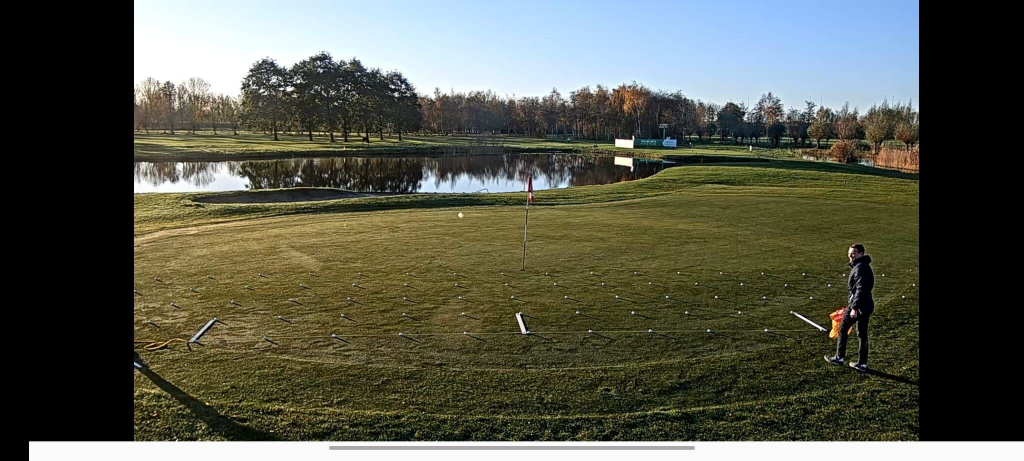
#> input picture references/Image from iOS.jpg, 2048 x 921 px (shown at 1/2 size)
$ python -i ObjectDetection.py   (imports and definitions only)
#> lines starting #> are read from the running program, lines starting #| are printed output that depends on the picture; after the words box and inside, x2 and y2 are one past the last pixel; in counts of white or black regions, pixels touching at a corner belong together
import os
import cv2
import numpy as np
import configparser

class ObjectDetection:
    def __init__(self, img_path):

        # Load config data from config file
#> called with img_path = '../references/Image from iOS.jpg'
        configParser = configparser.ConfigParser()
        configFilePath = os.path.join(os.path.dirname(__file__), '..', 'config', 'config.txt')
        configParser.read(configFilePath)

        self.img_path = img_path
        self.img = cv2.imread(img_path)
#> self.img is the input picture: shape (921, 2048, 3); mean B, G, R 76.2, 88.8, 86.6
        self.img_name,_ = os.path.splitext(os.path.basename(img_path))


    # [27 lines left out: function draw_lines, not called in this run]


    def findAceHole(self):
        image = self.img.copy()
        image = image[500:self.img.shape[0]-100, 300:self.img.shape[1]-300]
        cv2.imwrite("image.jpg", image)
        gray = cv2.cvtColor(image,cv2.COLOR_BGR2GRAY)
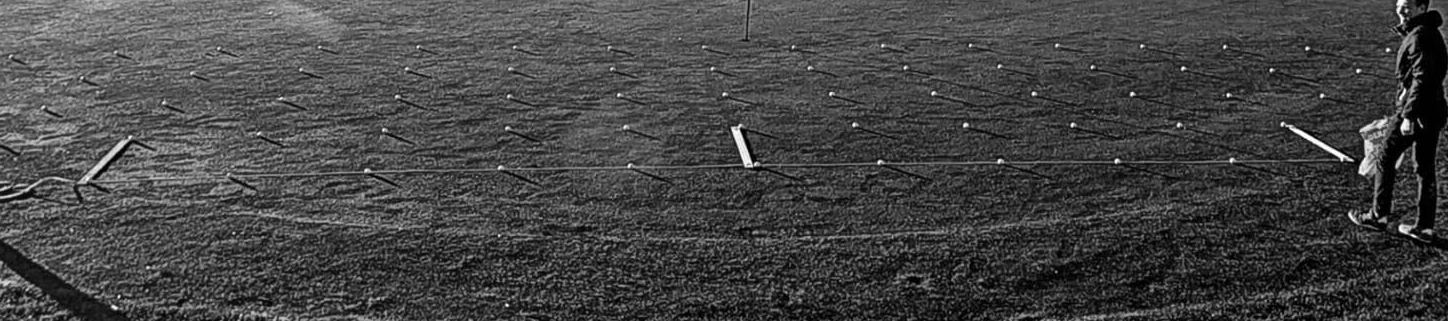
#> gray: shape (321, 1448); min 0, max 255, mean 69.6
        cv2.imwrite("0gray.jpg", gray)

        element = np.ones((6,6))
        erode = cv2.erode(gray, element)
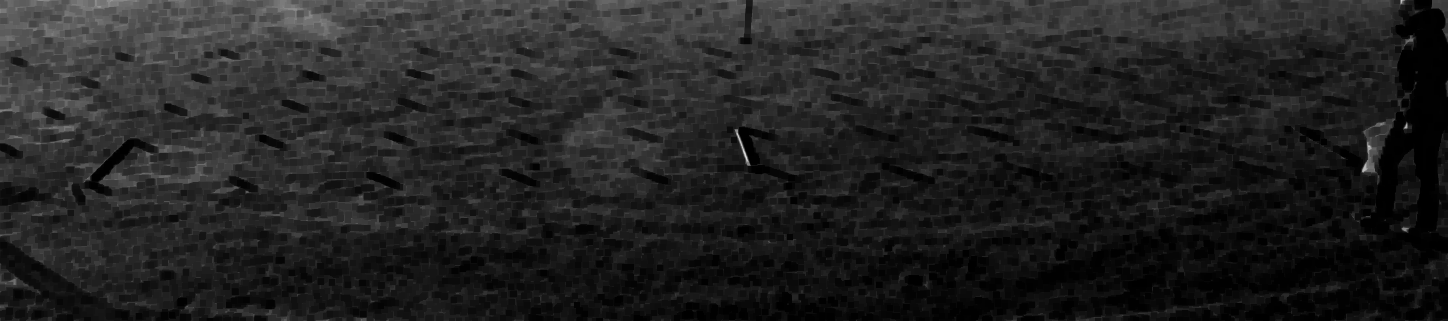
#> erode: shape (321, 1448); min 0, max 219, mean 34.7
        cv2.imwrite("1erodedtresh.jpg", erode)

        # [17 lines of commented-out code are left out]
        blur = cv2.GaussianBlur(erode, (0,0), sigmaX=125, sigmaY=125)
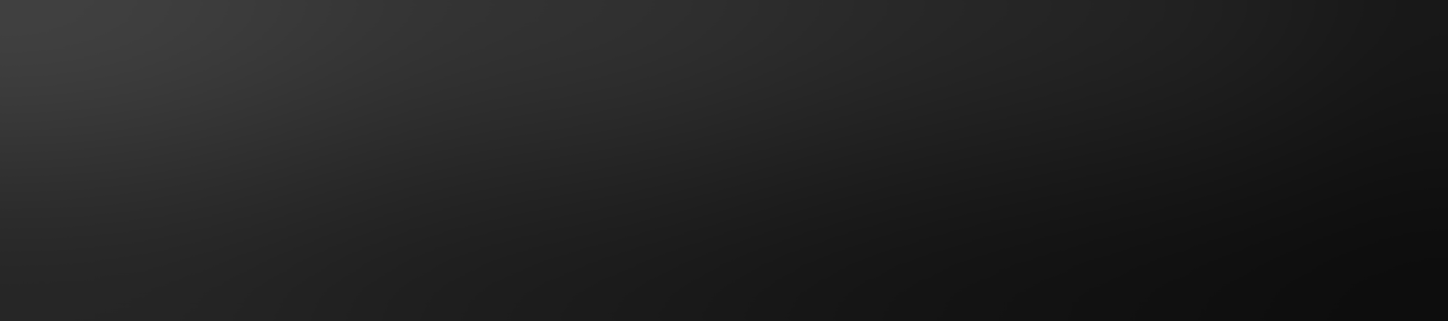
#> blur: shape (321, 1448); min 12, max 64, mean 34.6
        cv2.imwrite("2blur.jpg", blur)

        # divide
        divide = cv2.divide(gray, blur, scale=255)
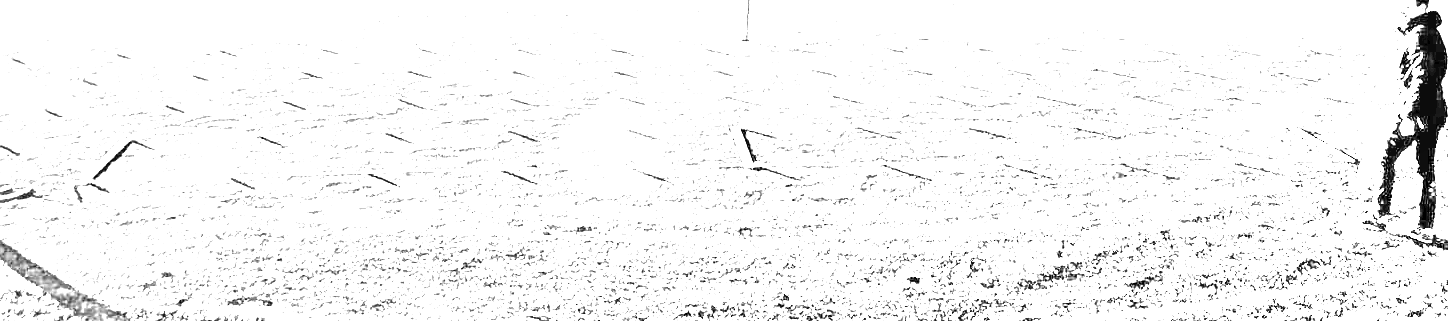
#> divide: shape (321, 1448); min 0, max 255, mean 245.3
        cv2.imwrite("3divide.jpg", divide)

        # otsu threshold
        thresh = cv2.threshold(divide, 0, 255, cv2.THRESH_BINARY+cv2.THRESH_OTSU)[1]
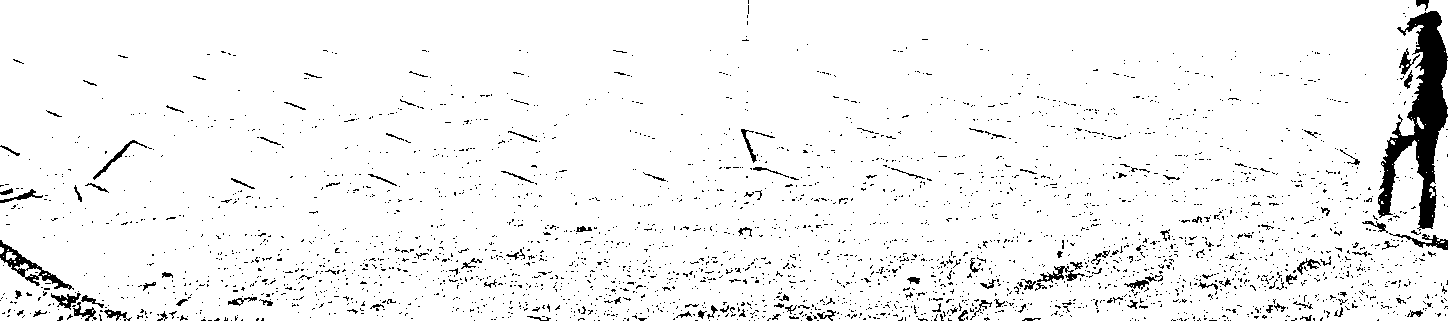
#> thresh: shape (321, 1448); 95.3% white; 3045 black regions (2913 under 20 px), largest, box (x1, y1, x2, y2) and area: (1378, 11, 1448, 231) 5938, (0, 240, 74, 290) 756, (1389, 233, 1448, 250) 300
        cv2.imwrite("4tresh.jpg", thresh)

        # apply morphology
        kernel = cv2.getStructuringElement(cv2.MORPH_RECT, (3,4))
        morph = cv2.morphologyEx(thresh, cv2.MORPH_CLOSE, kernel)
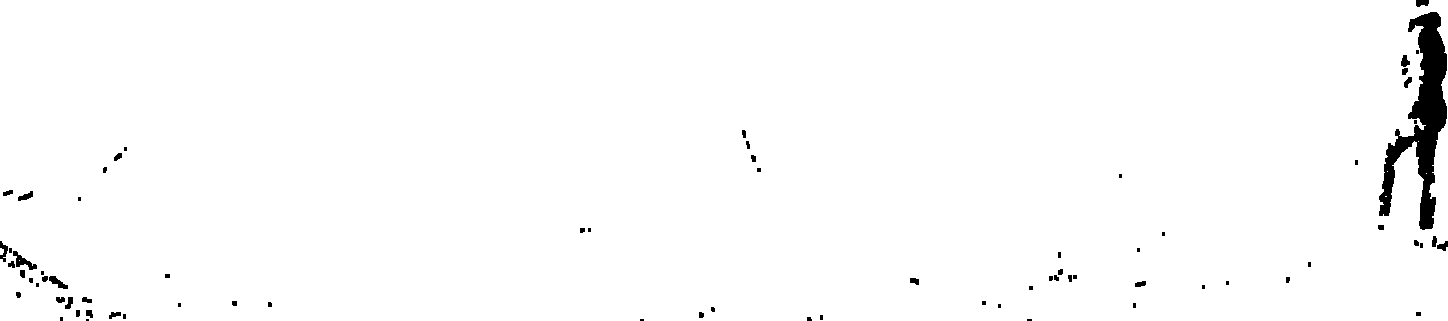
#> morph: shape (321, 1448); 98.3% white; 75 black regions (35 under 20 px)
        cv2.imwrite("5morph.jpg", morph)

        # Draw rectangles, the 'area_treshold' value was determined empirically
        cnts = cv2.findContours(morph, cv2.RETR_EXTERNAL, cv2.CHAIN_APPROX_SIMPLE)
#> cnts = 2 contours, 1 with area under 20; largest, box (x1, y1, x2, y2) and area: (0, 0, 1448, 321) 462699
        cnts = cnts[0] if len(cnts) == 2 else cnts[1]
        area_treshold = 4000
        for c in cnts:
            if cv2.contourArea(c) > area_treshold :
              x,y,w,h = cv2.boundingRect(c)
              cv2.rectangle(image, (x, y), (x + w, y + h), (36,255,12), 3)
#> this loop made 2 passes
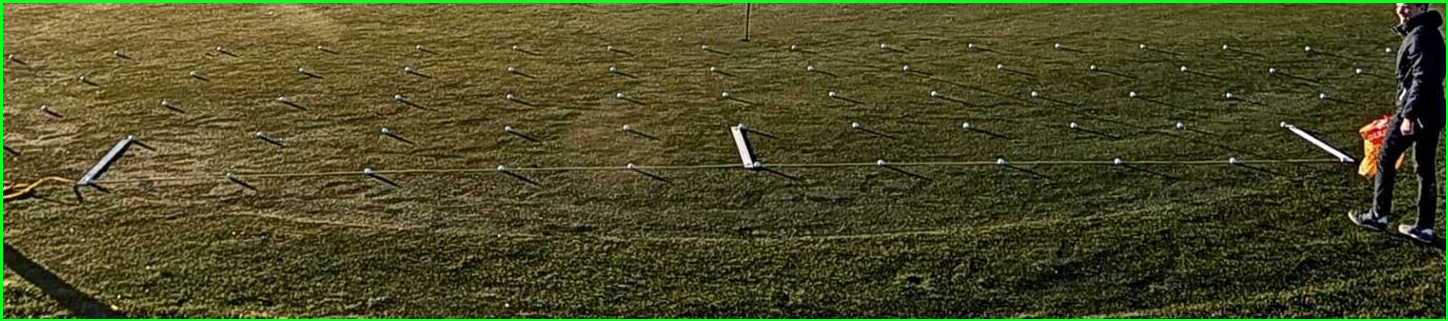
#> image: shape (321, 1448, 3); mean B, G, R 38, 75.3, 75.5

        cv2.imwrite("result.jpg", image)


        minLineLength = 50
        maxLineGap = 20
        #hough = cv2.HoughLines(thresh, 1, np.pi / 180, 50, None, 50, 10)
        #print(hough)
        #self.draw_lines(hough, erode, 10)

    # [173 lines left out: functions findAceHole2, findGolfBall, not called in this run]

>>> result = ObjectDetection('../references/Image from iOS.jpg').findAceHole()

$ run again, on references/Slide1.JPG
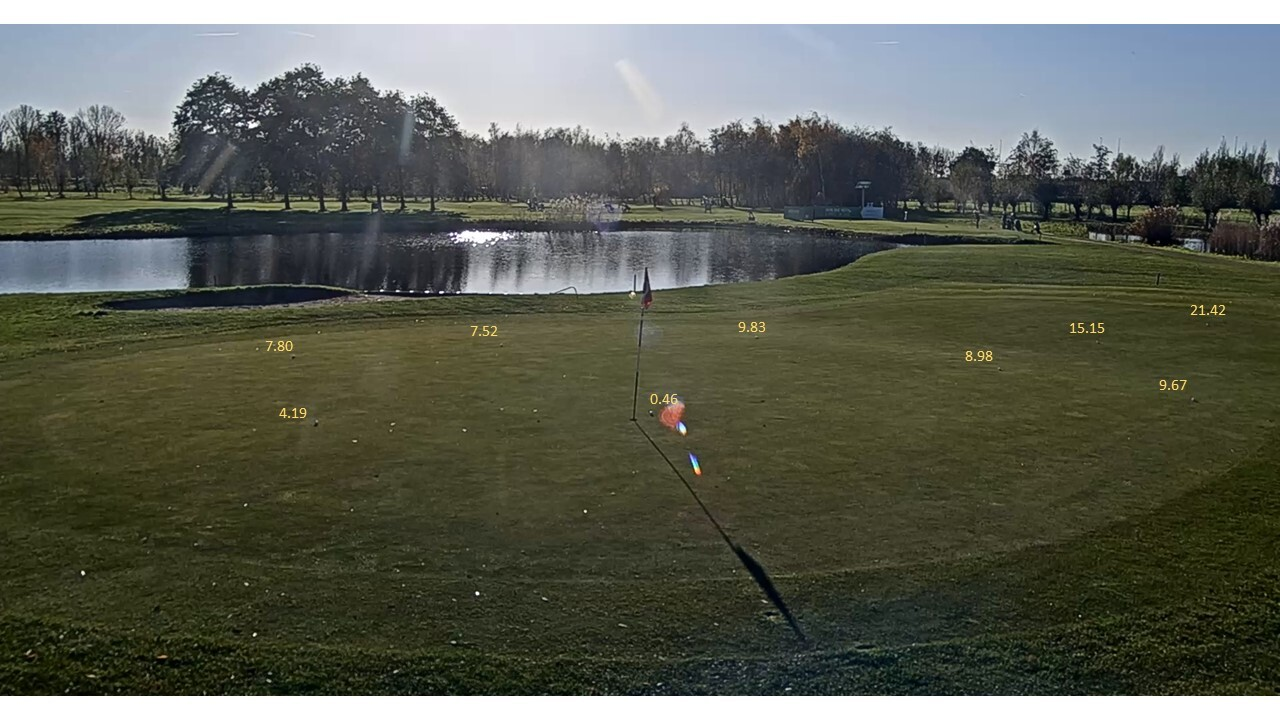
#> input picture references/Slide1.JPG, 1280 x 720 px
#> in __init__, self.img is the input picture: shape (720, 1280, 3); mean B, G, R 84.3, 95.7, 92.4
#> in findAceHole, `thresh = cv2.threshold(divide, 0, 255, cv2.THRESH_BINARY+cv2.THRESH_OT..`:
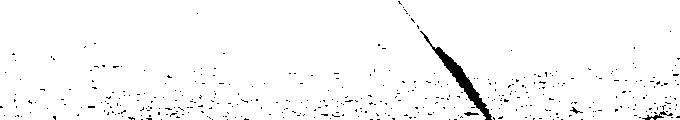
#> thresh: shape (120, 680); 97.5% white; 384 black regions (380 under 20 px), largest, box (x1, y1, x2, y2) and area: (420, 31, 492, 120) 851, (642, 111, 673, 120) 82, (464, 112, 479, 116) 35, (570, 107, 583, 114) 28
#> morph: shape (120, 680); 99% white; 3 black regions (2 under 20 px)
#> cnts = 1 contour; box (x1, y1, x2, y2) and area: (0, 0, 680, 120) 79924
#> the loop in findAceHole, `for c in cnts:` made 1 pass
#> after the loop in findAceHole, `for c in cnts:`:
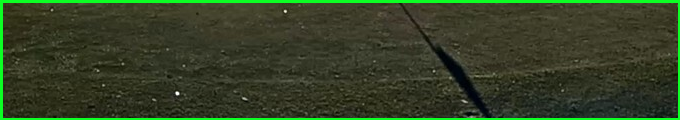
#> image: shape (120, 680, 3); mean B, G, R 36.9, 64.9, 51.4

$ run again, on references/layout_bottom.jpg
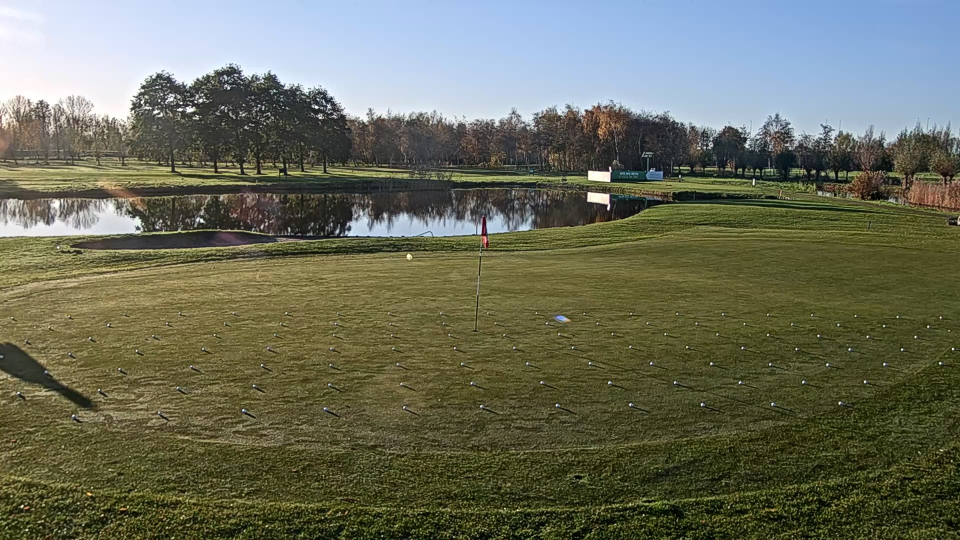
#> input picture references/layout_bottom.jpg, 1920 x 1080 px (shown at 1/2 size)
#> in __init__, self.img is the input picture: shape (1080, 1920, 3); mean B, G, R 91.4, 109.3, 106.3
#> in findAceHole, `thresh = cv2.threshold(divide, 0, 255, cv2.THRESH_BINARY+cv2.THRESH_OT..`:
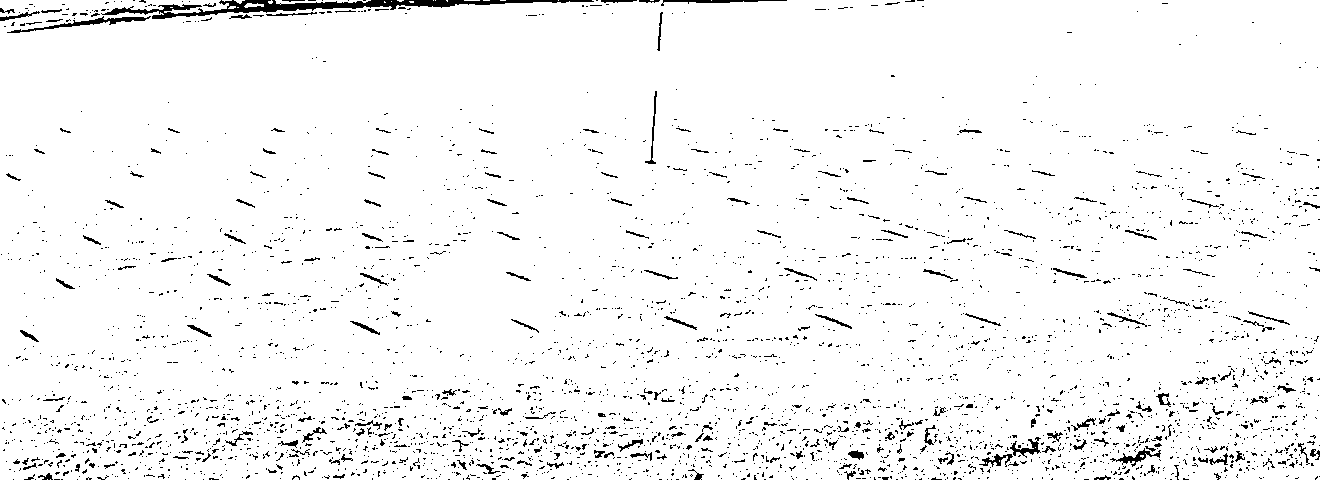
#> thresh: shape (480, 1320); 96.2% white; black in thin lines or dots
#> morph: shape (480, 1320); 99.3% white; 84 black regions (44 under 20 px)
#> cnts = 7 contours, 5 with area under 20; largest, box (x1, y1, x2, y2) and area: (0, 0, 1320, 480) 628887, (244, 4, 264, 9) 42
#> the loop in findAceHole, `for c in cnts:` made 7 passes
#> after the loop in findAceHole, `for c in cnts:`:
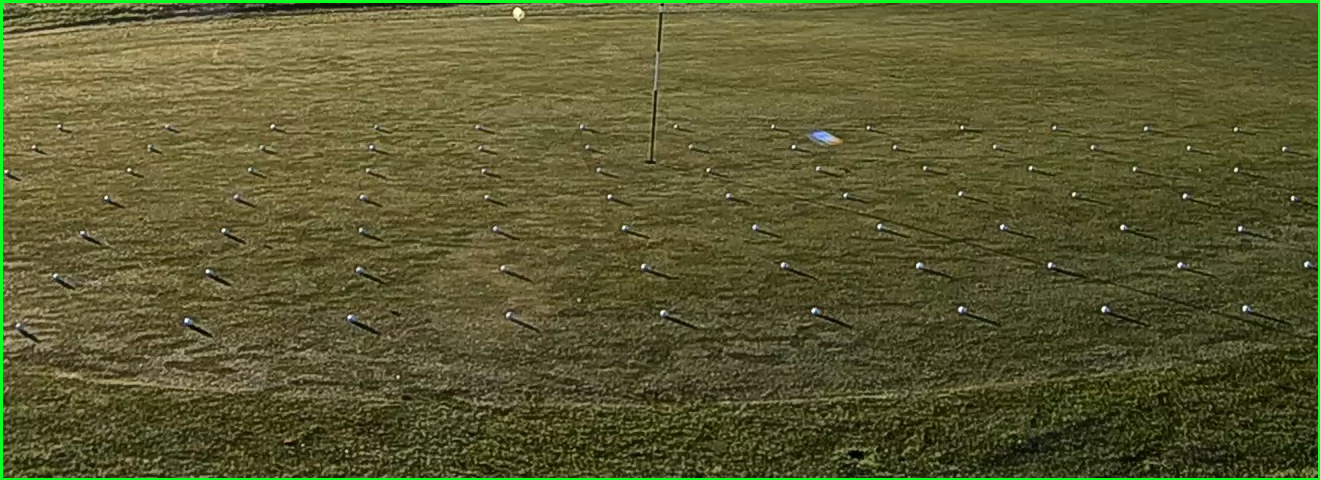
#> image: shape (480, 1320, 3); mean B, G, R 48.8, 89.6, 90.2
